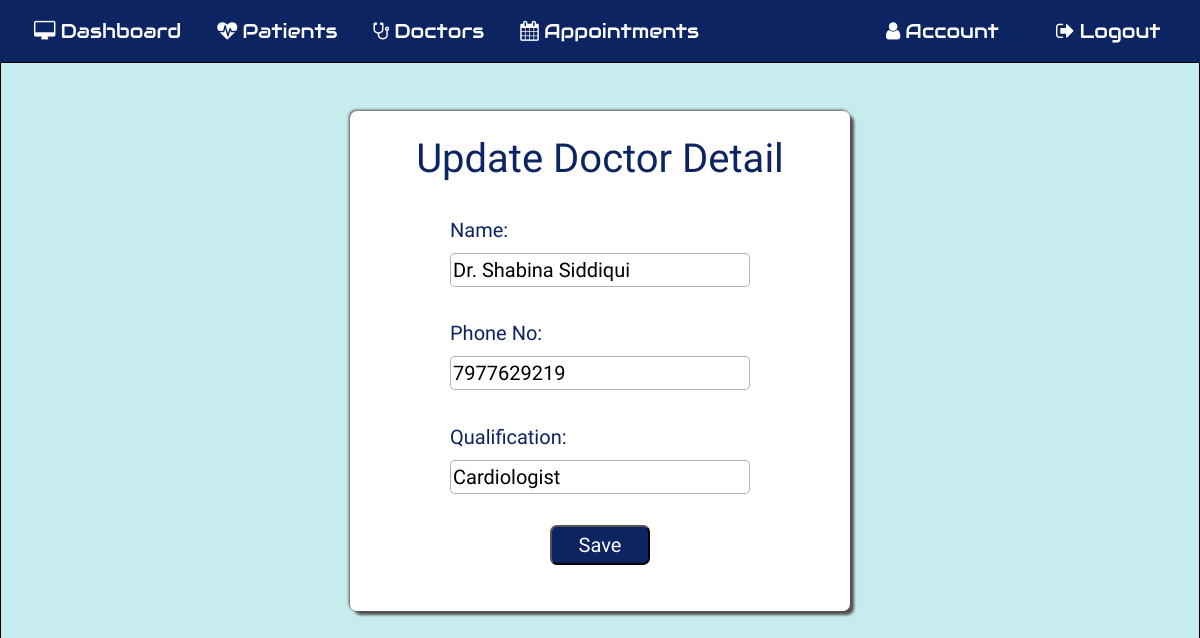
The app's page /editdoctor/2 (signed in), older data.
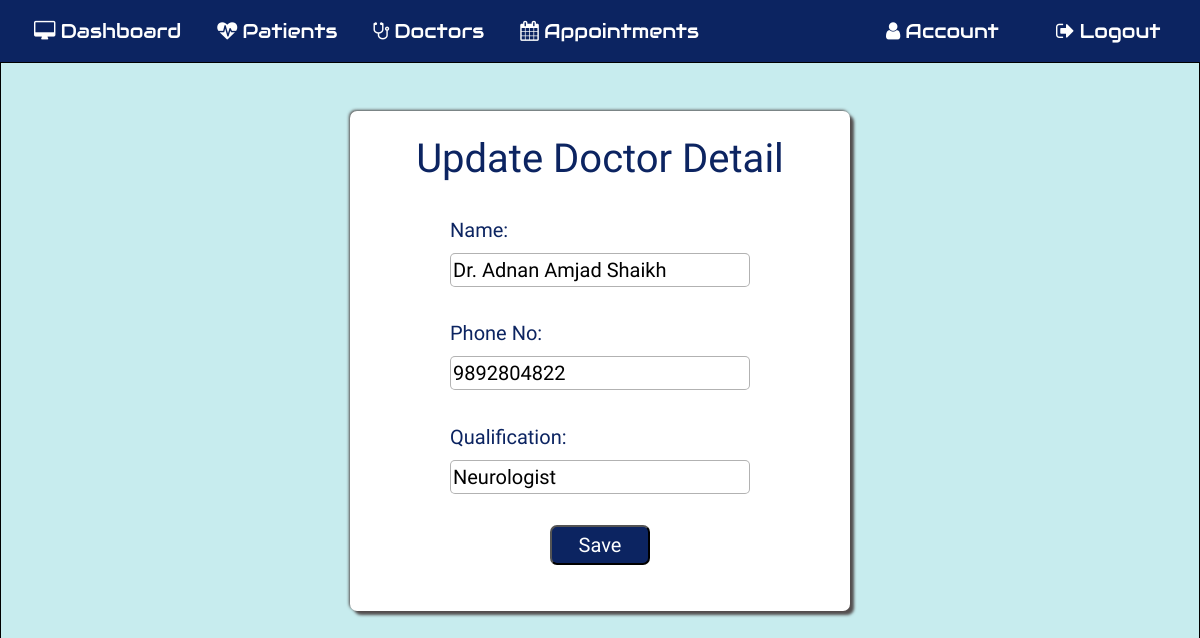
The same page, newer data.
### application/routes.py (models this page shows, shortened)
class Doctor(db.Model):
  __tablename__ = 'Doctor'
  id = db.Column(db.Integer, primary_key=True)
  dname = db.Column(db.String(20))
  dphone = db.Column(db.String(20))
  dqual = db.Column(db.String(100))
  profileimage = db.Column(db.String(20), nullable=False, default='default.jpg')

### application/routes.py (the view, shortened to what this page needs)
@app.route('/editdoctor/<id>', methods=['GET', 'POST'])
def editdoctor(id):
  if 'username' in session:
    editdoc = Doctor.query.filter_by( id = id )
    return render_template('editdoctor.html', editdoc=editdoc)

### application/templates/editdoctor.html
{% extends 'layout.html' %}
{% include "includes/nav.html" %} {% block content %}
<section id="adddoctor">
  <div class="form-style form-doc">
    <h1 class="mt-4">Update Doctor Detail</h1>
    {% for edit in editdoc %}
    <form action="" method="POST">
      <div class="inner-form inner-editdoc mt-4">
      <div class="form-input">
        <label for="ndname">Name:&nbsp;</label>
        <input type="text" class="text1" id="dname" name="ndname" value="{{edit.dname}}" />
      </div>
      <div class="form-input">
        <label for="ndphone">Phone No:&nbsp;</label>
        <input
          type="number"
          class="text1"
          id="dphone"
          maxlength="12"
          min="10"
          name="ndphone"
          value="{{edit.dphone}}"
        />
      </div>
      <div class="form-input">
        <label for="ndqual">Qualification:&nbsp;</label>
        <input type="text" id="dqual" class="text1" name="ndqual" value="{{edit.dqual}}">
      </div>
      <div class="form-input btn-submit">
        <button class="button" type="submit">Save</button>
      </div>
    </form>
    {% endfor %}
  </div></div>
</section>
{% endblock %}

Row changes from the older to the newer data that the page shows:
changed Doctor: ndname "Dr. Shabina Siddiqui" → "Dr. Adnan Amjad Shaikh"; ndphone "7977629219" → "9892804822"; ndqual "Cardiologist" → "Neurologist"
